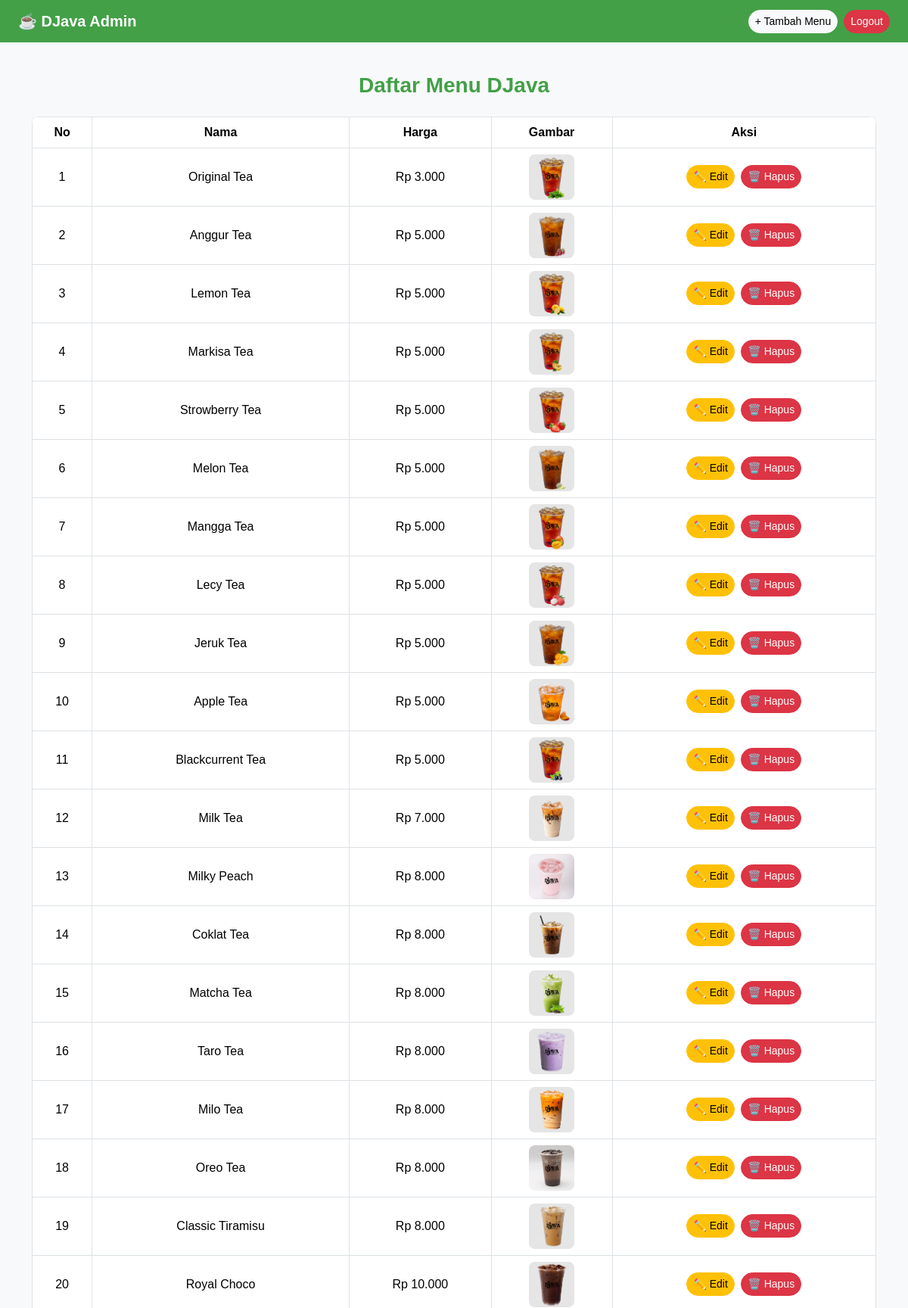
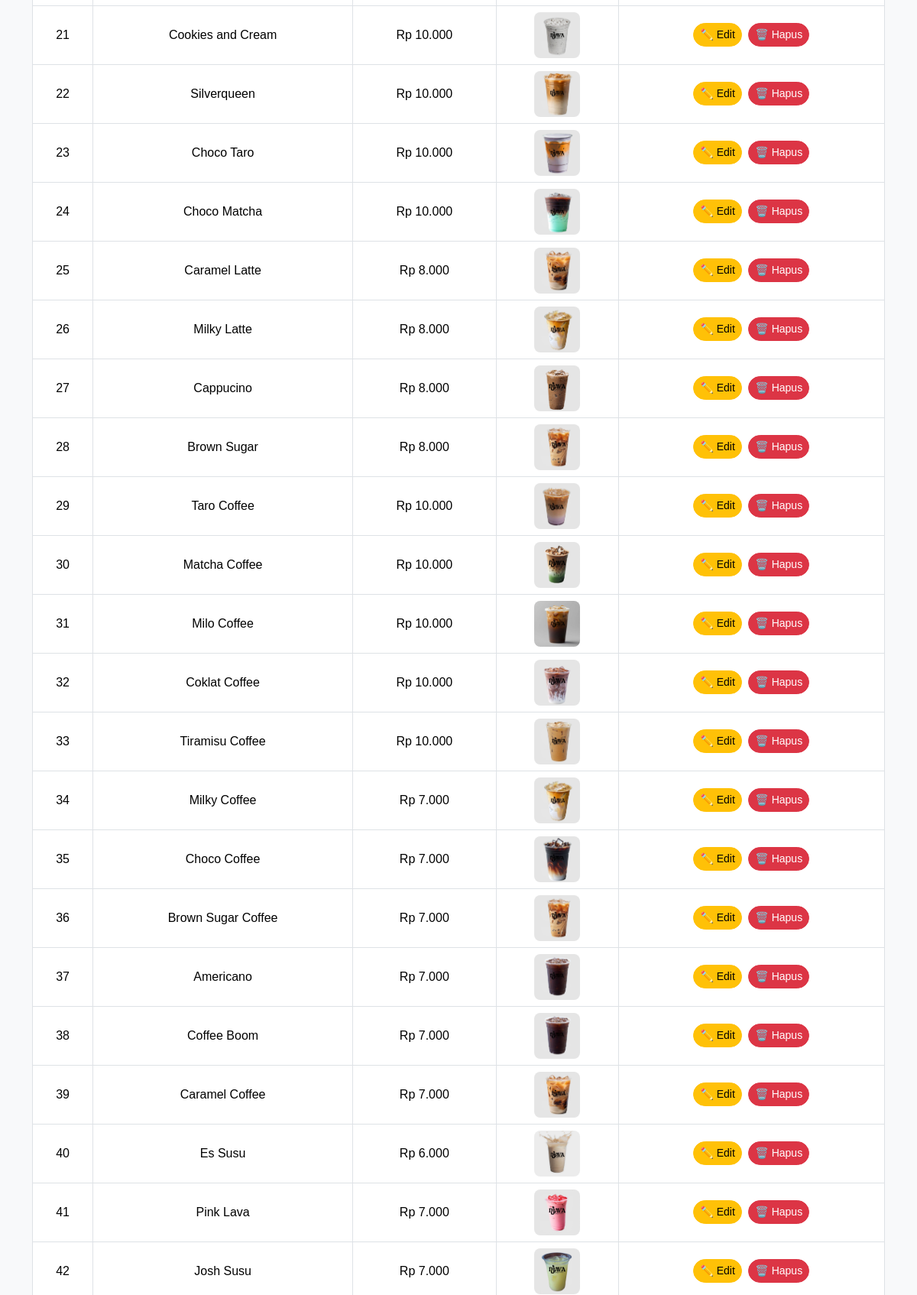
The page /admin/dashboard.php (signed in, upper part) on the database its author committed (2 pictures, top to bottom).
### tables this page shows
CREATE TABLE menu (
  id INT AUTO_INCREMENT PRIMARY KEY,
  name VARCHAR(100),
  price INT,
  image VARCHAR(255)
);

### admin/dashboard.php (the view, shortened to what this page needs)
<?php
include '../backend/db.php';
$result = $conn->query("SELECT * FROM menu");
?>
<!DOCTYPE html>
<html lang="id">
<head>
  <link href="https://cdn.jsdelivr.net/npm/bootstrap@5.3.2/dist/css/bootstrap.min.css" rel="stylesheet">
</head>
<body>
<nav class="navbar navbar-expand-lg navbar-dark">
  <div class="container-fluid px-4">
    <a class="navbar-brand" href="#">☕ DJava Admin</a>
    <div class="d-flex">
      <a href="add-menu.php" class="btn btn-light btn-sm me-2">+ Tambah Menu</a>
      <a href="logout.php" class="btn btn-danger btn-sm">Logout</a>
    </div>
  </div>
</nav>
<div class="container">
  <h3 class="mb-4 fw-bold text-center title-green">Daftar Menu DJava</h3>
  <div class="table-responsive">
    <table class="table table-bordered align-middle">
      <thead>
        <tr>
          <th>No</th>
          <th>Nama</th>
          <th>Harga</th>
          <th>Gambar</th>
          <th>Aksi</th>
        </tr>
      </thead>
      <tbody>
        <?php $no=1; while($row=$result->fetch_assoc()): ?>
        <tr>
          <td><?= $no++ ?></td>
          <td><?= htmlspecialchars($row['name']) ?></td>
          <td>Rp <?= number_format($row['price'],0,',','.') ?></td>
          <td><img src="../images/menu/<?= htmlspecialchars($row['image']) ?>" class="menu-img"></td>
          <td>
            <a href="edit-menu.php?id=<?= $row['id'] ?>" class="btn btn-warning btn-sm me-1">✏️ Edit</a>
            <a href="delete-menu.php?id=<?= $row['id'] ?>" class="btn btn-danger btn-sm" onclick="return confirm('Yakin ingin menghapus menu ini?')">🗑️ Hapus</a>
          </td>
        </tr>
        <?php endwhile; ?>
      </tbody>
    </table>
  </div>
</div>
</body>
</html>

### admin/dashboard.php (style rules this page uses)
body { background: #f8f9fa; font-family: 'Poppins', sans-serif; }
.navbar { background: #43a047; }
.navbar-brand { color: #fff !important; font-weight: bold; }
.container { margin-top: 40px; }
.title-green { color: #43a047; }
table { background: #fff; border-radius: 10px; overflow: hidden; box-shadow: 0 2px 8px rgba(0,0,0,0.1); }
th { background: #43a047; color: white; text-align: center; }
td { vertical-align: middle; text-align: center; }
.btn { border-radius: 20px; }
.menu-img { border-radius: 8px; width: 60px; height: 60px; object-fit: cover; }

### rows shown on the page
menu: name "Original Tea", price "3.000", image (picture)
menu: name "Anggur Tea", price "5.000", image (picture)
menu: name "Lemon Tea", price "5.000", image (picture)
menu: name "Markisa Tea", price "5.000", image (picture)
menu: name "Strowberry Tea", price "5.000", image (picture)
menu: name "Melon Tea", price "5.000", image (picture)
menu: name "Mangga Tea", price "5.000", image (picture)
menu: name "Lecy Tea", price "5.000", image (picture)
menu: name "Jeruk Tea", price "5.000", image (picture)
menu: name "Apple Tea", price "5.000", image (picture)
menu: name "Blackcurrent Tea", price "5.000", image (picture)
menu: name "Milk Tea", price "7.000", image (picture)
menu: name "Milky Peach", price "8.000", image (picture)
menu: name "Coklat Tea", price "8.000", image (picture)
menu: name "Matcha Tea", price "8.000", image (picture)
menu: name "Taro Tea", price "8.000", image (picture)
menu: name "Milo Tea", price "8.000", image (picture)
menu: name "Oreo Tea", price "8.000", image (picture)
menu: name "Classic Tiramisu", price "8.000", image (picture)
menu: name "Royal Choco", price "10.000", image (picture)
menu: name "Cookies and Cream", price "10.000", image (picture)
menu: name "Silverqueen", price "10.000", image (picture)
menu: name "Choco Taro", price "10.000", image (picture)
menu: name "Choco Matcha", price "10.000", image (picture)
menu: name "Caramel Latte", price "8.000", image (picture)
menu: name "Milky Latte", price "8.000", image (picture)
menu: name "Cappucino", price "8.000", image (picture)
menu: name "Brown Sugar", price "8.000", image (picture)
menu: name "Taro Coffee", price "10.000", image (picture)
menu: name "Matcha Coffee", price "10.000", image (picture)
menu: name "Milo Coffee", price "10.000", image (picture)
menu: name "Coklat Coffee", price "10.000", image (picture)
menu: name "Tiramisu Coffee", price "10.000", image (picture)
menu: name "Milky Coffee", price "7.000", image (picture)
menu: name "Choco Coffee", price "7.000", image (picture)
menu: name "Brown Sugar Coffee", price "7.000", image (picture)
menu: name "Americano", price "7.000", image (picture)
menu: name "Coffee Boom", price "7.000", image (picture)
menu: name "Caramel Coffee", price "7.000", image (picture)
menu: name "Es Susu", price "6.000", image (picture)
menu: name "Pink Lava", price "7.000", image (picture)
menu: name "Josh Susu", price "7.000", image (picture)
